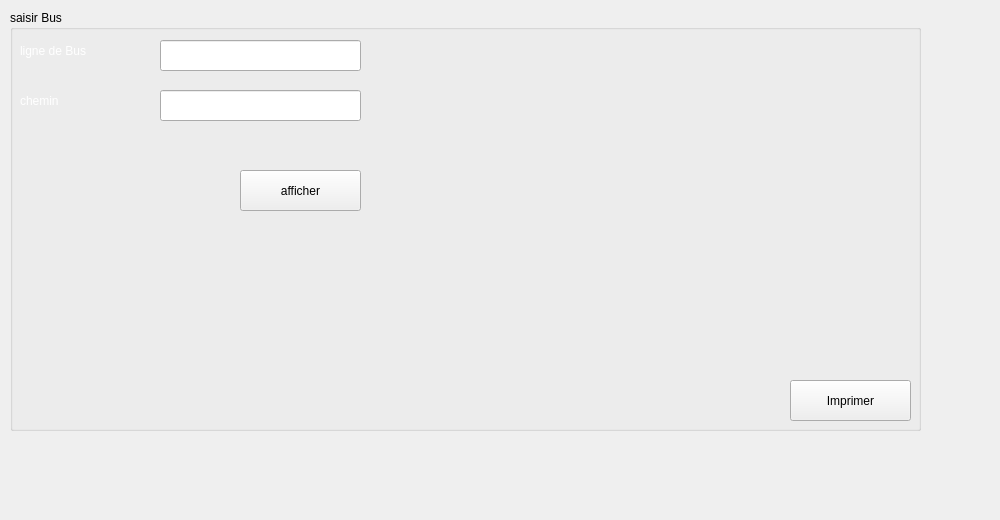
     <widget class="QWidget" name="tab_11">
      <attribute name="title">
       <string>afficher trajet</string>
      </attribute>
      <widget class="QGroupBox" name="groupBox_6">
       <property name="geometry">
        <rect>
         <x>10</x>
         <y>10</y>
         <width>911</width>
         <height>421</height>
        </rect>
       </property>
       <property name="title">
        <string>saisir Bus </string>
       </property>
       <widget class="QLabel" name="label_29">
        <property name="geometry">
         <rect>
          <x>10</x>
          <y>20</y>
          <width>131</width>
          <height>41</height>
         </rect>
        </property>
        <property name="styleSheet">
         <string notr="true">color: rgb(255, 255, 255);
font: 14pt &quot;MS Shell Dlg 2&quot;;

</string>
        </property>
        <property name="text">
         <string>ligne de Bus</string>
        </property>
       </widget>
       <widget class="QLabel" name="label_30">
        <property name="geometry">
         <rect>
          <x>10</x>
          <y>80</y>
          <width>121</width>
          <height>21</height>
         </rect>
        </property>
        <property name="styleSheet">
         <string notr="true">color: rgb(255, 255, 255);
font: 14pt &quot;MS Shell Dlg 2&quot;;
</string>
        </property>
        <property name="text">
         <string>chemin</string>
        </property>
       </widget>
       <widget class="QLineEdit" name="l_ligneA">
        <property name="geometry">
         <rect>
          <x>150</x>
          <y>30</y>
          <width>201</width>
          <height>31</height>
         </rect>
        </property>
       </widget>
       <widget class="QPushButton" name="pb_afficherTr">
        <property name="geometry">
         <rect>
          <x>230</x>
          <y>160</y>
          <width>121</width>
          <height>41</height>
         </rect>
        </property>
        <property name="text">
         <string>afficher</string>
        </property>
       </widget>
       <widget class="QPushButton" name="pb_imp">
        <property name="geometry">
         <rect>
          <x>780</x>
          <y>370</y>
          <width>121</width>
          <height>41</height>
         </rect>
        </property>
        <property name="text">
         <string>Imprimer</string>
        </property>
       </widget>
       <widget class="QLineEdit" name="le_chemin">
        <property name="geometry">
         <rect>
          <x>150</x>
          <y>80</y>
          <width>201</width>
          <height>31</height>
         </rect>
        </property>
       </widget>
      </widget>
      <widget class="QLabel" name="label_3">
       <property name="geometry">
        <rect>
         <x>400</x>
         <y>60</y>
         <width>421</width>
         <height>271</height>
        </rect>
       </property>
       <property name="text">
        <string/>
       </property>
      </widget>
      <widget class="QLabel" name="label_14">
       <property name="geometry">
        <rect>
         <x>-20</x>
         <y>-20</y>
         <width>991</width>
         <height>511</height>
        </rect>
       </property>
       <property name="text">
        <string/>
       </property>
       <property name="pixmap">
        <pixmap>../../Downloads/bac.png</pixmap>
       </property>
      </widget>
      <widget class="QLabel" name="photoTrajet">
       <property name="geometry">
        <rect>
         <x>360</x>
         <y>30</y>
         <width>551</width>
         <height>311</height>
        </rect>
       </property>
       <property name="text">
        <string/>
       </property>
      </widget>
      <zorder>label_14</zorder>
      <zorder>groupBox_6</zorder>
      <zorder>label_3</zorder>
      <zorder>photoTrajet</zorder>
     </widget>
